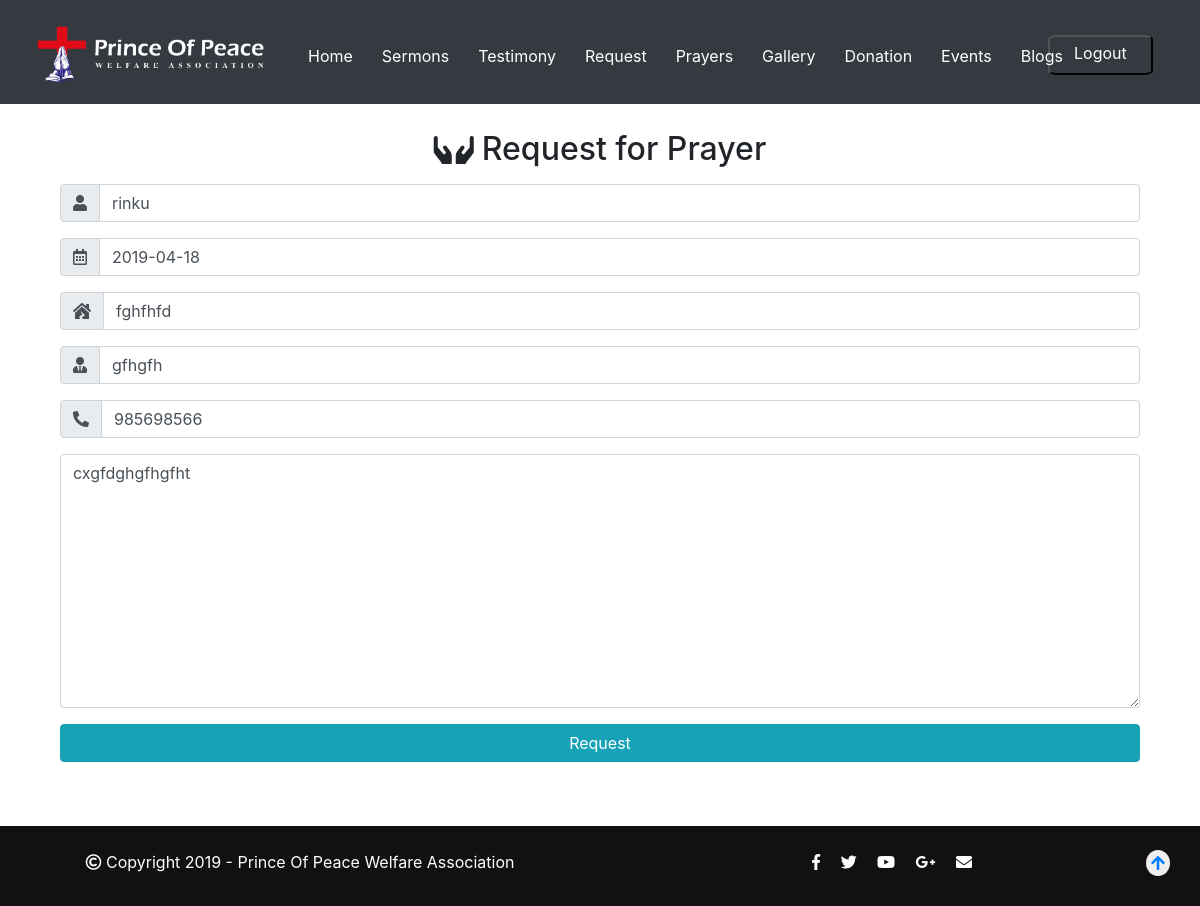
Page /admin/index.php?pg=updatePrayer&id=1 (signed in) on the committed database.
### tables this page shows
CREATE TABLE `prayer` (
  `id` int(11) NOT NULL,
  `name` varchar(20) NOT NULL,
  `dob` varchar(20) NOT NULL,
  `address` varchar(60) NOT NULL,
  `fname` varchar(20) NOT NULL,
  `email` varchar(30) NOT NULL,
  `contact` varchar(20) NOT NULL,
  `request` text NOT NULL,
  `status` varchar(15) NOT NULL DEFAULT 'Pending',
  `uid` varchar(9) NOT NULL
);

### admin/include/functions.php (called while the page is built, shortened)
<?php
	function selectdatacon($col,$tbname,$where)
	{
		$selectqry="select $col from $tbname where $where";
		$result=mysqli_query($GLOBALS['con'],$selectqry) or die(mysqli_error($GLOBALS['con']));
		return $result;
	}
?>

### admin/pages/updatePrayer.php (the view, shortened to what this page needs)
<div class="container">
<?php
$result=selectdatacon("*", "prayer","id=".$_GET['id']);
$row=mysqli_fetch_assoc($result);
?>
<div class="row mt-5 mb-5">
<div class="col-md-12">
<form method="post">
<h2 class="text-center mb-3"><i class="fas fa-hands mr-2"></i>Request for Prayer</h2>
<div class="form-group">
<div class="input-group ">
  <div class="input-group-prepend">
	<span class="input-group-text">
<i class="fas fa-user"></i></span>
</div>
<input type="text" name="name" placeholder="Name" required="required" class="form-control" value="<?php echo $row['name']; ?>">
</div>
</div>
<div class="form-group">
<div class="input-group ">
  <div class="input-group-prepend">
	<span class="input-group-text">
<i class="far fa-calendar-alt"></i></span>
</div>
<input placeholder="DOB" class="form-control" type="text" onfocus="(this.type='date')" onblur="(this.type='text')" id="date" name="dob" value="<?php echo $row['dob']; ?>">
</div>
</div>
<div class="form-group">
<div class="input-group ">
  <div class="input-group-prepend">
	<span class="input-group-text">
<i class="fas fa-house-damage"></i></span>
</div>
<input type="text" name="address" placeholder="Address" required="required" class="form-control" value="<?php echo $row['address']; ?>">
</div>
</div>
<div class="form-group">
<div class="input-group ">
  <div class="input-group-prepend">
	<span class="input-group-text">
<i class="fas fa-user-tie"></i>
</div>
<input type="text" name="fname" placeholder="Father's Name" required="required" class="form-control" value="<?php echo $row['fname']; ?>">
</div>
</div>
<div class="form-group">
<div class="input-group ">
  <div class="input-group-prepend">
	<span class="input-group-text">
<i class="fas fa-phone fa-flip-horizontal"></i></span>
</div>
<input type="number" name="contact" placeholder="Contact" required="required" class="form-control" value="<?php echo $row['contact']; ?>">
</div>
</div>
<div class="form-group">
<textarea class="form-control" name="request" rows="10" placeholder="Request"><?php echo $row['request']; ?></textarea>
</div>
<input type="submit" name="prayer" value="Request" class="btn btn-info btn-block">
</form>
</div>
</div>
</div>

### assets/css/custom/style.css (style rules this page uses)
.row { margin-left:0; margin-right:0; }
body { margin: 0; padding-top:82px; height:100%; }
.btn { transition:0.5s ease; }

### rows in the picture
prayer: name "rinku", dob "2019-04-18", address "fghfhfd", fname "gfhgfh", contact "985698566", request "cxgfdghgfhgfht"
